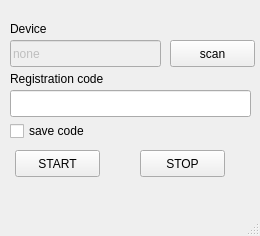
<?xml version="1.0" encoding="UTF-8"?>
<ui version="4.0">
 <class>MainWindow</class>
 <widget class="QMainWindow" name="MainWindow">
  <property name="geometry">
   <rect>
    <x>0</x>
    <y>0</y>
    <width>260</width>
    <height>236</height>
   </rect>
  </property>
  <property name="sizePolicy">
   <sizepolicy hsizetype="Preferred" vsizetype="Preferred">
    <horstretch>0</horstretch>
    <verstretch>0</verstretch>
   </sizepolicy>
  </property>
  <property name="windowTitle">
   <string>ZiGi</string>
  </property>
  <property name="windowOpacity">
   <double>1.000000000000000</double>
  </property>
  <property name="layoutDirection">
   <enum>Qt::LeftToRight</enum>
  </property>
  <property name="autoFillBackground">
   <bool>true</bool>
  </property>
  <widget class="QWidget" name="centralWidget">
   <widget class="QPushButton" name="pushButton_2">
    <property name="geometry">
     <rect>
      <x>15</x>
      <y>150</y>
      <width>85</width>
      <height>27</height>
     </rect>
    </property>
    <property name="text">
     <string>START</string>
    </property>
   </widget>
   <widget class="QPushButton" name="pushButton_3">
    <property name="geometry">
     <rect>
      <x>140</x>
      <y>150</y>
      <width>85</width>
      <height>27</height>
     </rect>
    </property>
    <property name="text">
     <string>STOP</string>
    </property>
   </widget>
   <widget class="QPushButton" name="button_scan">
    <property name="geometry">
     <rect>
      <x>170</x>
      <y>40</y>
      <width>85</width>
      <height>27</height>
     </rect>
    </property>
    <property name="text">
     <string>scan</string>
    </property>
   </widget>
   <widget class="QLabel" name="label_2">
    <property name="geometry">
     <rect>
      <x>10</x>
      <y>70</y>
      <width>119</width>
      <height>17</height>
     </rect>
    </property>
    <property name="text">
     <string>Registration code</string>
    </property>
   </widget>
   <widget class="QLineEdit" name="lineEdit">
    <property name="geometry">
     <rect>
      <x>10</x>
      <y>90</y>
      <width>241</width>
      <height>27</height>
     </rect>
    </property>
   </widget>
   <widget class="QCheckBox" name="checkBox">
    <property name="geometry">
     <rect>
      <x>10</x>
      <y>120</y>
      <width>97</width>
      <height>22</height>
     </rect>
    </property>
    <property name="text">
     <string>save code</string>
    </property>
   </widget>
   <widget class="QLineEdit" name="lineEdit_2">
    <property name="enabled">
     <bool>false</bool>
    </property>
    <property name="geometry">
     <rect>
      <x>10</x>
      <y>40</y>
      <width>151</width>
      <height>27</height>
     </rect>
    </property>
    <property name="mouseTracking">
     <bool>true</bool>
    </property>
    <property name="text">
     <string>none</string>
    </property>
    <property name="frame">
     <bool>true</bool>
    </property>
   </widget>
   <widget class="QLabel" name="label_3">
    <property name="geometry">
     <rect>
      <x>10</x>
      <y>20</y>
      <width>119</width>
      <height>17</height>
     </rect>
    </property>
    <property name="text">
     <string>Device</string>
    </property>
   </widget>
  </widget>
  <widget class="QMenuBar" name="menuBar">
   <property name="geometry">
    <rect>
     <x>0</x>
     <y>0</y>
     <width>260</width>
     <height>25</height>
    </rect>
   </property>
  </widget>
  <widget class="QStatusBar" name="statusBar"/>
 </widget>
 <layoutdefault spacing="6" margin="11"/>
 <resources/>
 <connections/>
 <slots>
  <signal>core_send(int,void*)</signal>
 </slots>
</ui>
